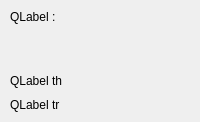
              <widget class="QFrame" name="fr_lb">
               <layout class="QVBoxLayout" name="vlay_lb">
                <property name="spacing">
                 <number>10</number>
                </property>
                <property name="leftMargin">
                 <number>10</number>
                </property>
                <property name="topMargin">
                 <number>10</number>
                </property>
                <property name="rightMargin">
                 <number>10</number>
                </property>
                <property name="bottomMargin">
                 <number>10</number>
                </property>
                <item>
                 <widget class="QLabel" name="lb_lb_demo">
                  <property name="text">
                   <string>QLabel :</string>
                  </property>
                 </widget>
                </item>
                <item>
                 <spacer name="verticalSpacer_28">
                  <property name="orientation">
                   <enum>Qt::Vertical</enum>
                  </property>
                  <property name="sizeType">
                   <enum>QSizePolicy::Fixed</enum>
                  </property>
                  <property name="sizeHint" stdset="0">
                   <size>
                    <width>20</width>
                    <height>40</height>
                   </size>
                  </property>
                 </spacer>
                </item>
                <item>
                 <widget class="QLabel" name="lb_lb_demo_th">
                  <property name="text">
                   <string>QLabel th</string>
                  </property>
                 </widget>
                </item>
                <item>
                 <widget class="QLabel" name="lb_lb_demo_tr">
                  <property name="text">
                   <string>QLabel tr</string>
                  </property>
                 </widget>
                </item>
               </layout>
              </widget>
